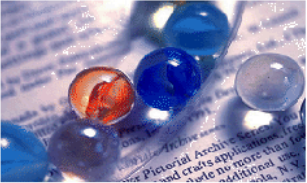
#> input picture image.png, 307 x 183 px
$ python voters.py --image image.png   (older library calls are emulated)
#> lines starting #> are read from the running program, lines starting #| are printed output that depends on the picture; long printed decimals are rounded
import argparse
import numpy as np
import matplotlib.pyplot as plt

import skimage
from skimage import filters
from skimage import io


def grey_edge(image, njet=0, mink_norm=1, sigma=1):
    """
    Estimates the light source of an input_image as proposed in:
    J. van de Weijer, Th. Gevers, A. Gijsenij
    "Edge-Based Color Constancy"
    IEEE Trans. Image Processing, accepted 2007.
    Depending on the parameters the estimation is equal to Grey-World, Max-RGB, general Grey-World,
    Shades-of-Grey or Grey-Edge algorithm.

    :param image: rgb input image (NxMx3)
    :param njet: the order of differentiation (range from 0-2)
    :param mink_norm: minkowski norm used (if mink_norm==-1 then the max
           operation is applied which is equal to minkowski_norm=infinity).
    :param sigma: sigma used for gaussian pre-processing of input image

    :return: illuminant color estimation

    :raise: ValueError
    """

    # pre-process image by applying gauss filter
    gauss_image = filters.gaussian(image, sigma=sigma, multichannel=True)

    # get njet-order derivative of the pre-processed image
    if njet == 0:
        deriv_image = [gauss_image[:, :, channel] for channel in range(3)]
    else:
        if njet == 1:
            deriv_filter = filters.sobel
        elif njet == 2:
            deriv_filter = filters.laplace
        else:
            raise ValueError("njet should be in range[0-2]! Given value is: " + str(njet))
        deriv_image = [np.abs(deriv_filter(gauss_image[:, :, channel])) for channel in range(3)]

    # remove saturated pixels in input image
    for channel in range(3):
        deriv_image[channel][image[:, :, channel] >= 255] = 0.

    # estimate illuminations
    if mink_norm == -1:  # mink_norm = inf
        estimating_func = np.max
    else:
        estimating_func = lambda x: np.power(np.sum(np.power(x, mink_norm)), 1 / mink_norm)
    illum = [estimating_func(channel) for channel in deriv_image]

    # normalize estimated illumination
    som = np.sqrt(np.sum(np.power(illum, 2)))
    illum = np.divide(illum, som)

    return illum


def correct_image(image, illum):
    """
    Corrects image colors by performing diagonal transformation according to
    given estimated illumination of the image.

    :param image: rgb input image (NxMx3)
    :param illum: estimated illumination of the image

    :return: corrected image
    """

    correcting_illum = illum * np.sqrt(3)
    corrected_image = image / 255.

    for channel in range(3):
        corrected_image[:, :, channel] /= correcting_illum[channel]
    return np.clip(corrected_image, 0., 1.)


if __name__ == "__main__":
    # for manual testing purposes
    parser = argparse.ArgumentParser()
    parser.add_argument("-i", "--image", required=True, help="path to input image file")
    args = vars(parser.parse_args())

    # load the image from disk
    input_image = io.imread(args["image"])
#> input_image is the input picture: shape (183, 307, 4); mean R, G, B, A 132.6, 130.4, 166.7, 255

    # test voters
    # estimate illuminations
    grey_edge_illum = grey_edge(input_image)
#> in grey_edge, `gauss_image = filters.gaussian(image, sigma=sigma, multichannel=True)`:
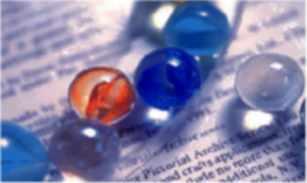
#> gauss_image: shape (183, 307, 4) float64; mean R, G, B, A 0.52, 0.512, 0.654, 1
#> in grey_edge, `deriv_image = [gauss_image[:, :, channel] for channel in range(3)]`: deriv_image = 3 items
#> in grey_edge, `illum = [estimating_func(channel) for channel in deriv_image]`: illum = [28827.6, 28311.5, 36419.5]
#> in grey_edge, `som = np.sqrt(np.sum(np.power(illum, 2)))`: som = 54396.2
#> in grey_edge, `illum = np.divide(illum, som)`: illum = [0.53, 0.52, 0.67]
#> grey_edge_illum = [0.53, 0.52, 0.67]
    print('Grey-Edge illumination: ' + str(grey_edge_illum))
#| Grey-Edge illumination: [0.53 0.5205 0.6695]
    # correct images
    corrected_image = correct_image(input_image, grey_edge_illum)
#> in correct_image, `correcting_illum = illum * np.sqrt(3)`: correcting_illum = [0.918, 0.901, 1.16]
#> after the loop in correct_image, `for channel in range(3):`:
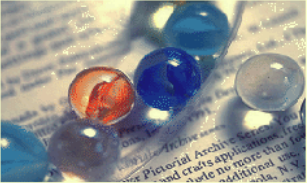
#> corrected_image: shape (183, 307, 4) float64; mean R, G, B, A 0.566, 0.567, 0.564, 1; transparent parts drawn white
#> in correct_image, `return np.clip(corrected_image, 0., 1.)`:
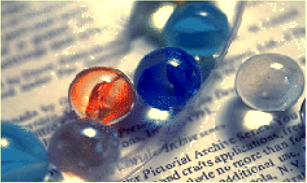
#> returned value: shape (183, 307, 4) float64; mean of channels 0, 1, 2, 3 0.563, 0.564, 0.564, 1; drawn as R, G, B

    # show results
    rows = 1
    cols = 2
    fig=plt.figure(figsize=(100, 75))

    fig.add_subplot(rows, cols, 1)
    plt.imshow(input_image)
    plt.title('Original Image')

    fig.add_subplot(rows, cols, 2)
    plt.imshow(corrected_image)
    plt.title('Corrected Image')

    plt.show()
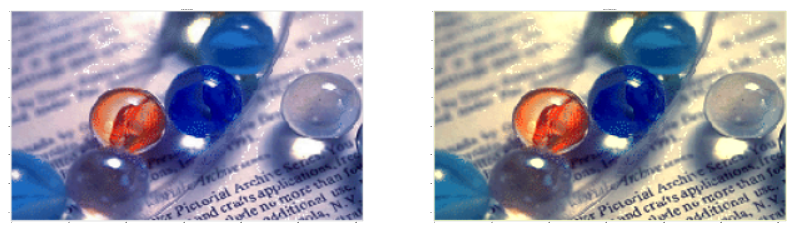
#> figure drawn by matplotlib, 2 panels
